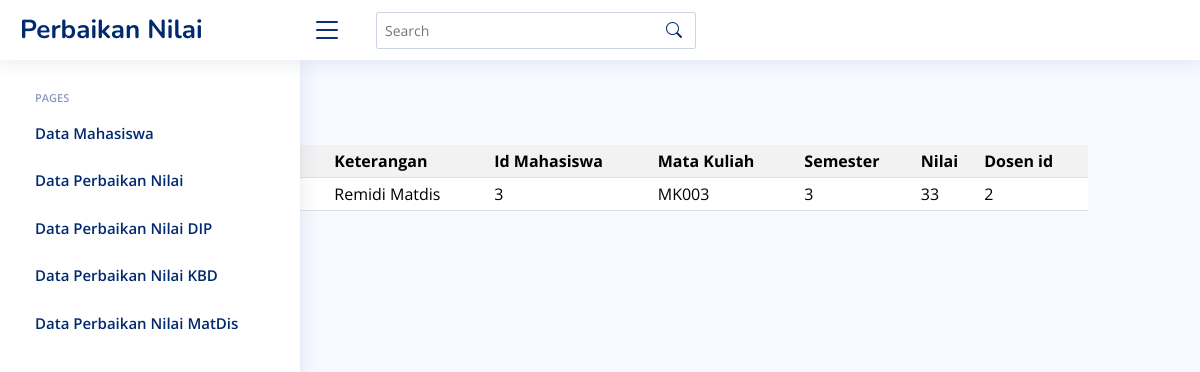
/view/view_MK003.php, run on the app's committed database.
### tables this page shows
CREATE TABLE `nilai_perbaikan` (
  `perbaikan_id` int NOT NULL,
  `tgl_perbaikan` date NOT NULL,
  `keteragan` varchar(255) NOT NULL,
  `mahasiswa_id` int NOT NULL,
  `matkul_id` varchar(10) NOT NULL,
  `semester_id` int NOT NULL,
  `nilai_id` int NOT NULL,
  `dosen_id` int NOT NULL
);

### config/koneksi.php (called while the page is built, shortened)
<?php
class database{
	private $host = "localhost";
	private $username = "root";
	private $password = "";
	private $database = "pweb2";
	public function __construct(){
		 $this->koneksi = mysqli_connect($this->host, $this->username, $this->password, $this->database);
	}
}
class nilai extends database{
	public function matkul_remidi($matkul_id){
		$data = mysqli_query($this->koneksi, "select * from nilai_perbaikan where matkul_id ='$matkul_id'");
        while($row = mysqli_fetch_array($data)){
            $hasil[] = $row;
        }
        return $hasil;
	}
}
?>

### view/view_MK003.php (the view, shortened to what this page needs)
<?php
include('../config/koneksi.php');
require '../NiceAdmin/index.php';
$db = new nilai();
$nilai_matkul = $db->matkul_remidi("MK003");
?>
<!DOCTYPE html>
<html>
<head>
  <link href="http://localhost/NiceAdmin/assets/vendor/bootstrap/css/bootstrap.min.css" rel="stylesheet">
  <link href="http://localhost/NiceAdmin/assets/vendor/bootstrap-icons/bootstrap-icons.css" rel="stylesheet">
  <link href="http://localhost/NiceAdmin/assets/vendor/boxicons/css/boxicons.min.css" rel="stylesheet">
  <link href="http://localhost/NiceAdmin/assets/vendor/quill/quill.snow.css" rel="stylesheet">
  <link href="http://localhost/NiceAdmin/assets/vendor/quill/quill.bubble.css" rel="stylesheet">
  <link href="http://localhost/NiceAdmin/assets/vendor/remixicon/remixicon.css" rel="stylesheet">
  <link href="http://localhost/NiceAdmin/assets/vendor/simple-datatables/style.css" rel="stylesheet">
  <link href="http://localhost/NiceAdmin/assets/css/style.css" rel="stylesheet">
</head>
<body>
<div class="col-sm-10 py-2 mx-auto">
<div class="container-fluid">
<div class="pagetitle">
      <nav>
        <ol class="breadcrumb">
          <li class="breadcrumb-item"><a href="index.html">Home</a></li>
          <li class="breadcrumb-item active">
		  </li>
        </ol>
      </nav>
    </div>
<table  class="table table-striped table-sm">
		<tr>
			<th>Tanggal Perbaikan</th>
			<th>Keterangan</th>
			<th>Id Mahasiswa</th>
			<th>Mata Kuliah</th>
			<th>Semester</th>
			<th>Nilai</th>
			<th>Dosen id</th>
		</tr>
		<?php
		foreach($nilai_matkul as $row){
			?>
			<tr>
				<td><?php echo $row['tgl_perbaikan']; ?></td>
				<td><?php echo $row['keteragan']; ?></td>
				<td><?php echo $row['mahasiswa_id']; ?></td>
				<td><?php echo $row['matkul_id']; ?></td>
				<td><?php echo $row['semester_id']; ?></td>
				<td><?php echo $row['nilai_id']; ?></td>
				<td><?php echo $row['dosen_id']; ?></td>
			</tr>
			<?php
		}
		?>
	</table>
</body>
</html>

### NiceAdmin/assets/css/style.css (style rules this page uses)
:root { scroll-behavior: smooth; }
body { font-family: "Open Sans", sans-serif; background: #f6f9ff; color: #444444; }
a { color: #4154f1; text-decoration: none; }
.pagetitle { margin-bottom: 10px; }
.breadcrumb { font-size: 14px; font-family: "Nunito", sans-serif; color: #899bbd; font-weight: 600; }
.breadcrumb a { color: #899bbd; transition: 0.3s; }
.breadcrumb .breadcrumb-item::before { color: #899bbd; }
.breadcrumb .active { color: #51678f; font-weight: 600; }

### data on the page
nilai_perbaikan: keteragan "Remidi Matdis", mahasiswa "3", matkul "MK003", semester "3", nilai "33", dosen "2"
